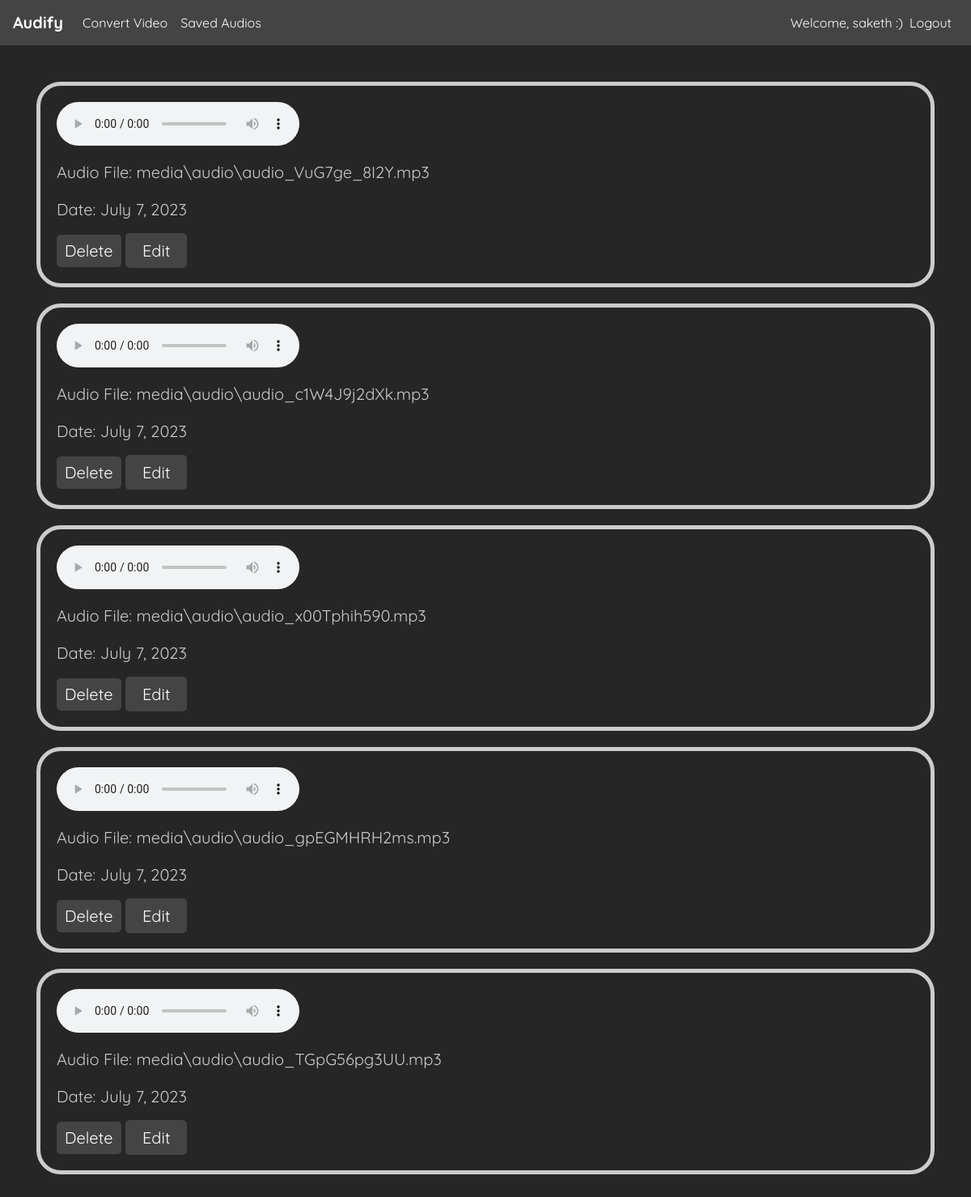
Page /saved_audios/ (signed in) on the committed database.
### converter/models.py (models this page shows, shortened)
class AudioFile(models.Model):
    user = models.ForeignKey(User, on_delete=models.CASCADE, default=1)
    audio_path = models.FileField(upload_to='audio/')
    created_date = models.DateTimeField(auto_now_add=True)

### converter/views.py (the view)
# urls.py: path('saved_audios/', saved_audios, name='saved_audios'),
def saved_audios(request):
    audios = AudioFile.objects.filter(user=request.user).order_by('-created_date')
    ist_timezone = pytz_timezone('Asia/Kolkata')
    created_date = timezone.localtime(timezone.now()).date()
    for audio in audios:
        audio.created_date = created_date
    context = {
        'audios': audios,
    }
    return render(request, 'converter/saved_audio.html', context)

### converter/templates/converter/saved_audio.html (shortened to what this page needs)
{% load static %}
<!DOCTYPE html>
<html>
<head>
    <link rel="stylesheet" href="https://cdn.jsdelivr.net/npm/bootstrap@4.0.0/dist/css/bootstrap.min.css">
    <link rel="stylesheet" type="text/css" href="{% static 'saved.css' %}">
</head>
<body>
    <nav class="navbar navbar-expand-lg navbar-light" style="background-color: #454444;font-family: 'Quicksand',sans-serif;
    " color:white>
        <a class="navbar-brand" href="#" style="color:white"><strong>Audify</strong></a>
        <div class="collapse navbar-collapse" id="navbarNav"  style="color:white">
            <ul class="navbar-nav mr-auto">
                <li class="nav-item active">
                    <a class="nav-link" href="{% url 'convert_video' %}"  style="color:white">Convert Video<span class="sr-only">(current)</span></a>
                </li>
                <li class="nav-item active">
                    <a class="nav-link" href="#"  style="color:white">Saved Audios<span class="sr-only">(current)</span></a>
                </li>
            </ul>
            <ul class="navbar-nav">
                {% if user.is_authenticated %}
                <li class="nav-item">
                    <span class="navbar-text"  style="color:white">Welcome, {{ user.username }} :)</span>
                </li>
                <li class="nav-item" >
                    <a class="nav-link"  style="color:white" href="{% url 'logout' %}">Logout</a>
                </li>
                {% endif %}
            </ul>
        </div>
    </nav>
    <ul id="audio-list">
        {% for audio in audios %}
            <li>
                <div class="audio-item">
                    <div class="audio-player">
                        <audio controls>
                            <source src="/{{ audio.audio_path }}" type="audio/mp3">
                        </audio>
                    </div>
                    <div class="audio-info">
                        <p>Audio File: {{ audio.audio_path.name }}</p>
                        <p>Date: {{ audio.created_date }}</p>
                    </div>
                    <div class="audio-options">
                        <button class="delete-audio" data-audio-id="{{ audio.id }}">Delete</button>
                        <a class="edit-audio" href="{% url 'audio_edit' audio_id=audio.id %}">Edit</a>
                    </div>
                </div>
            </li>
        {% endfor %}
    </ul>
</body>
</html>

### static/saved.css (style rules this page uses)
body { font-family: 'Quicksand',sans-serif; margin: 0px; padding: 0; background-color: #272626; color: #ccc; }
.audio-item { border: 5px solid #ccc; border-radius: 30px; padding: 20px; margin-bottom: 20px; margin-left: 20px; margin-right: 20px; margin-top: 20px; }
.audio-player { margin-bottom: 10px; }
.audio-options { display: inline-block; justify-content: space-between; }
.delete-audio { padding: 5px 10px; background-color: #454444; color: #fff; border: none; border-radius: 5px; cursor: pointer; }
.edit-audio { padding: 9px 21px; background-color: #454444; color: #fff; border: none; border-radius: 5px; cursor: pointer; }
ul#audio-list { list-style-type: none; font-size: 20px; padding: 25px; margin: 0; }

### rows in the picture
AudioFile: audio_path.name "media\\audio\\audio_VuG7ge_8I2Y.mp3", created_date "July 7, 2023"
AudioFile: audio_path.name "media\\audio\\audio_c1W4J9j2dXk.mp3", created_date "July 7, 2023"
AudioFile: audio_path.name "media\\audio\\audio_x00Tphih590.mp3", created_date "July 7, 2023"
AudioFile: audio_path.name "media\\audio\\audio_gpEGMHRH2ms.mp3", created_date "July 7, 2023"
AudioFile: audio_path.name "media\\audio\\audio_TGpG56pg3UU.mp3", created_date "July 7, 2023"

### other values in the picture
{{ user.username }} "saketh"
